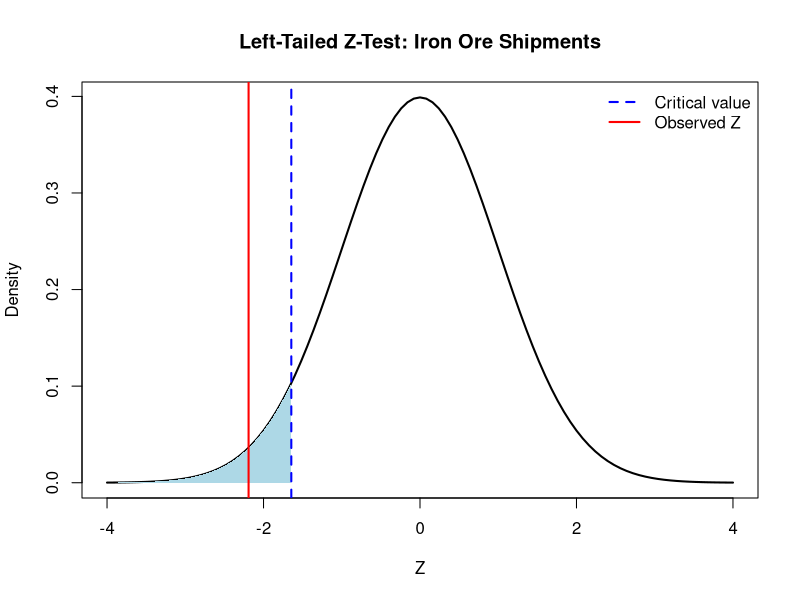
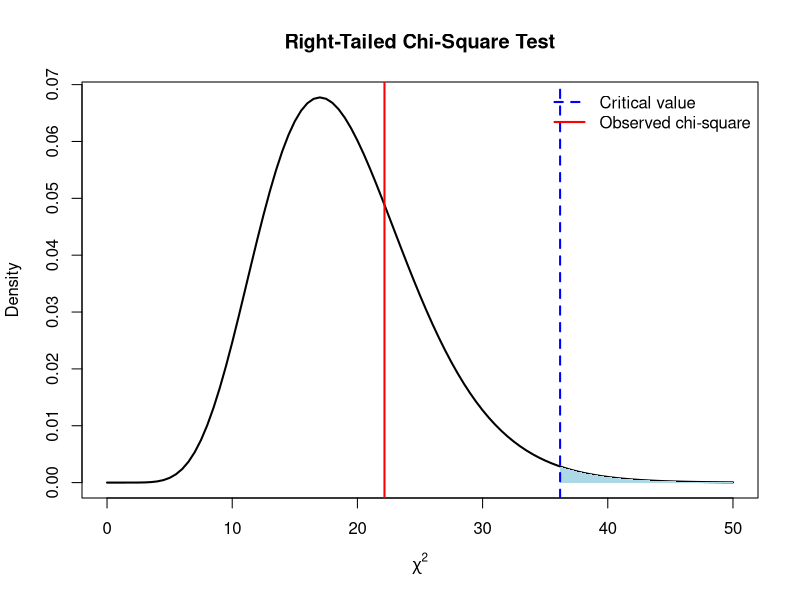

Recreate these plots in R, in order.
## ---- chunk 1
#| include: false
knitr::opts_chunk$set(
  collapse = TRUE, 
  warning = FALSE,
  message = FALSE,
  error = TRUE,
  fig.height = 2.75, 
  fig.width = 4.25,
  fig.env = 'figure',
  fig.pos = 'h',
  fig.align = 'center')
## ---- chunk 2
# P(Z < 1.96)
pnorm(1.96)

# P(Z > 1.96)
pnorm(1.96, lower.tail = FALSE)

# Find z such that P(Z < z) = 0.975
qnorm(0.975)
## ---- chunk 3
# Basket A

p_green_A <- 1 / 10

# Probability of three green balls
alpha_basket <- p_green_A^3

alpha_basket
## ---- chunk 4
# Probability of exactly three green balls
# in three independent draws from Basket A

dbinom(
  x = 3,
  size = 3,
  prob = 0.10
)
## ---- chunk 5
# Basket B

p_green_B <- 4 / 5

# Probability of failing to reject H0
beta_basket <- 1 - p_green_B^3

beta_basket
## ---- chunk 6
# Probability of NOT observing three green balls

1 - dbinom(
  x = 3,
  size = 3,
  prob = 0.80
)
## ---- chunk 7
power_basket <- 1 - beta_basket

power_basket
## ---- chunk 8
alpha_never_reject <- 0

beta_never_reject <- 1

power_never_reject <- 1 - beta_never_reject

alpha_never_reject
beta_never_reject
power_never_reject
## ---- chunk 9
# Given information

mu0_iron <- 80
sigma_iron <- 10
n_iron <- 30
xbar_iron <- 76

alpha_iron <- 0.05

# Calculate the standard error
SE_iron <- sigma_iron / sqrt(n_iron)

# Calculate the Z-test statistic
z_iron <- (xbar_iron - mu0_iron) / SE_iron

z_iron
## ---- chunk 10
# Critical value for a left-tailed test

z_critical_iron <- qnorm(alpha_iron)

z_critical_iron
## ---- chunk 11
# Does the observed test statistic fall
# inside the rejection region?

z_iron < z_critical_iron
## ---- chunk 12
# Left-tailed p-value

pvalue_iron <- pnorm(z_iron)

pvalue_iron
## ---- chunk 13
pvalue_iron < alpha_iron
## ---- chunk 14
#| fig-width: 8
#| fig-height: 4.5

curve(
  dnorm(x),
  from = -4,
  to = 4,
  lwd = 2,
  xlab = "Z",
  ylab = "Density",
  main = "Left-Tailed Z-Test: Iron Ore Shipments"
)

# Shade the rejection region
x_reject <- seq(-4, z_critical_iron, length.out = 300)

polygon(
  c(-4, x_reject, z_critical_iron),
  c(0, dnorm(x_reject), 0),
  col = "lightblue",
  border = NA
)

# Critical value
abline(
  v = z_critical_iron,
  col = "blue",
  lwd = 2,
  lty = 2
)

# Observed test statistic
abline(
  v = z_iron,
  col = "red",
  lwd = 2
)

legend(
  "topright",
  legend = c("Critical value", "Observed Z"),
  col = c("blue", "red"),
  lty = c(2, 1),
  lwd = 2,
  bty = "n"
)
## ---- chunk 15
# For a left-tailed Z-test

pnorm(-1.50)
## ---- chunk 16
# For a right-tailed Z-test

pnorm(1.50, lower.tail = FALSE)
## ---- chunk 17
# For a two-tailed Z-test

z_observed <- 1.50

2 * pnorm(abs(z_observed), lower.tail = FALSE)
## ---- chunk 18
mu0_A <- 50
xbar_A <- 53
n_A <- 64
sigma_A <- 16

alpha_A <- 0.01

z_A <- (xbar_A - mu0_A) /
  (sigma_A / sqrt(n_A))

z_A
## ---- chunk 19
z_critical_A <- qnorm(1 - alpha_A / 2)

z_critical_A

# Negative critical value
-z_critical_A
## ---- chunk 20
abs(z_A) > z_critical_A
## ---- chunk 21
pvalue_A <- 2 * pnorm(
  abs(z_A),
  lower.tail = FALSE
)

pvalue_A
## ---- chunk 22
mu0_B <- 70
xbar_B <- 74
sigma_B <- 12
n_B <- 36

alpha_B <- 0.09

z_B <- (xbar_B - mu0_B) /
  (sigma_B / sqrt(n_B))

z_B
## ---- chunk 23
z_critical_B <- qnorm(1 - alpha_B)

z_critical_B
## ---- chunk 24
pvalue_B <- pnorm(
  z_B,
  lower.tail = FALSE
)

pvalue_B
## ---- chunk 25
# Compare the p-value with three significance levels

alpha_levels_B <- c(0.09, 0.05, 0.01)

data.frame(
  significance_level = alpha_levels_B,
  p_value = rep(pvalue_B, length(alpha_levels_B)),
  reject_H0 = pvalue_B < alpha_levels_B
)
## ---- chunk 26
mu0_chol <- 45.5

xbar_chol <- 44.2

s_chol <- 3.8

n_chol <- 19

alpha_chol <- 0.05

# Degrees of freedom
df_chol <- n_chol - 1

# Standard error
SE_chol <- s_chol / sqrt(n_chol)

# Observed t-test statistic
t_chol <- (xbar_chol - mu0_chol) / SE_chol

df_chol
t_chol
## ---- chunk 27
t_critical_chol <- qt(
  alpha_chol,
  df = df_chol
)

t_critical_chol
## ---- chunk 28
t_chol < t_critical_chol
## ---- chunk 29
pvalue_chol <- pt(
  t_chol,
  df = df_chol
)

pvalue_chol
## ---- chunk 30
# Left-tail cutoff corresponding to 0.05
qt(0.05, df = 18)

# Left-tail cutoff corresponding to 0.10
qt(0.10, df = 18)
## ---- chunk 31
pt(t_chol, df = 18)
## ---- chunk 32
df_right_t <- 25

t_right <- 2.1

# Upper-tail probability 0.025
qt(1 - 0.025, df = df_right_t)

# Upper-tail probability 0.01
qt(1 - 0.01, df = df_right_t)
## ---- chunk 33
pvalue_right_t <- pt(
  t_right,
  df = df_right_t,
  lower.tail = FALSE
)

pvalue_right_t
## ---- chunk 34
df_two_t <- 20

t_two <- 2

# Upper-tail probability 0.05
qt(0.95, df = df_two_t)

# Upper-tail probability 0.025
qt(0.975, df = df_two_t)
## ---- chunk 35
pvalue_two_t <- 2 * pt(
  abs(t_two),
  df = df_two_t,
  lower.tail = FALSE
)

pvalue_two_t
## ---- chunk 36
n_gambler <- 80

X_gambler <- 44

p0_gambler <- 0.49

alpha_gambler <- 0.05

phat_gambler <- X_gambler / n_gambler

phat_gambler
## ---- chunk 37
# Expected successes under H0
n_gambler * p0_gambler

# Expected failures under H0
n_gambler * (1 - p0_gambler)

# Check the conditions
n_gambler * p0_gambler >= 15

n_gambler * (1 - p0_gambler) >= 15
## ---- chunk 38
# Standard error under H0
SE_gambler <- sqrt(
  p0_gambler * (1 - p0_gambler) / n_gambler
)

# Z-test statistic
z_gambler <- (phat_gambler - p0_gambler) /
  SE_gambler

z_gambler
## ---- chunk 39
z_critical_gambler <- qnorm(1 - alpha_gambler)

z_critical_gambler
## ---- chunk 40
z_gambler > z_critical_gambler
## ---- chunk 41
pvalue_gambler <- pnorm(
  z_gambler,
  lower.tail = FALSE
)

pvalue_gambler
## ---- chunk 42
prop.test(
  x = 44,
  n = 80,
  p = 0.49,
  alternative = "greater",
  correct = FALSE
)
## ---- chunk 43
n_gambler2 <- 100

X_gambler2 <- 55

phat_gambler2 <- X_gambler2 / n_gambler2

# Same null proportion
p0_gambler2 <- 0.49

SE_gambler2 <- sqrt(
  p0_gambler2 * (1 - p0_gambler2) / n_gambler2
)

z_gambler2 <- (phat_gambler2 - p0_gambler2) /
  SE_gambler2

z_gambler2
## ---- chunk 44
pvalue_gambler2 <- pnorm(
  z_gambler2,
  lower.tail = FALSE
)

pvalue_gambler2
## ---- chunk 45
data.frame(
  sample_size = c(80, 100),
  wins = c(44, 55),
  sample_proportion = c(
    phat_gambler,
    phat_gambler2
  ),
  z_statistic = c(
    z_gambler,
    z_gambler2
  ),
  p_value = c(
    pvalue_gambler,
    pvalue_gambler2
  )
)
## ---- chunk 46
n_var <- 20

s2_var <- 0.2916

sigma2_0 <- 0.25

alpha_var <- 0.01

# Degrees of freedom
df_var <- n_var - 1

# Chi-square test statistic
chisq_var <- (n_var - 1) * s2_var / sigma2_0

df_var
chisq_var
## ---- chunk 47
chisq_critical_var <- qchisq(
  1 - alpha_var,
  df = df_var
)

chisq_critical_var
## ---- chunk 48
chisq_var > chisq_critical_var
## ---- chunk 49
pvalue_var <- pchisq(
  chisq_var,
  df = df_var,
  lower.tail = FALSE
)

pvalue_var
## ---- chunk 50
#| fig-width: 8
#| fig-height: 4.5

curve(
  dchisq(x, df = df_var),
  from = 0,
  to = 50,
  lwd = 2,
  xlab = expression(chi^2),
  ylab = "Density",
  main = "Right-Tailed Chi-Square Test"
)

# Shade the rejection region
x_reject_chi <- seq(
  chisq_critical_var,
  50,
  length.out = 300
)

polygon(
  c(chisq_critical_var, x_reject_chi, 50),
  c(0, dchisq(x_reject_chi, df = df_var), 0),
  col = "lightblue",
  border = NA
)

abline(
  v = chisq_critical_var,
  col = "blue",
  lwd = 2,
  lty = 2
)

abline(
  v = chisq_var,
  col = "red",
  lwd = 2
)

legend(
  "topright",
  legend = c("Critical value", "Observed chi-square"),
  col = c("blue", "red"),
  lty = c(2, 1),
  lwd = 2,
  bty = "n"
)
## ---- chunk 51
xbar_CI <- 53

sigma_CI <- 16

n_CI <- 64

alpha_CI <- 0.01

z_critical_CI <- qnorm(1 - alpha_CI / 2)

ME_CI <- z_critical_CI * sigma_CI / sqrt(n_CI)

CI_lower <- xbar_CI - ME_CI

CI_upper <- xbar_CI + ME_CI

c(lower = CI_lower, upper = CI_upper)
## ---- chunk 52
mu0_CI <- 50

CI_lower <= mu0_CI && mu0_CI <= CI_upper
## ---- chunk 53
# Example observed Z-statistic
z <- -1.50

# p-value
pnorm(z)

# Critical value at alpha = 0.05
qnorm(0.05)
## ---- chunk 54
z <- 1.50

# p-value
pnorm(z, lower.tail = FALSE)

# Critical value at alpha = 0.05
qnorm(0.95)
## ---- chunk 55
z <- 1.50

# p-value
2 * pnorm(abs(z), lower.tail = FALSE)

# Positive critical value at alpha = 0.05
qnorm(0.975)
## ---- chunk 56
t <- -1.50
df <- 18

# p-value
pt(t, df = df)

# Critical value at alpha = 0.05
qt(0.05, df = df)
## ---- chunk 57
t <- 1.50
df <- 18

# p-value
pt(t, df = df, lower.tail = FALSE)

# Critical value at alpha = 0.05
qt(0.95, df = df)
## ---- chunk 58
t <- 1.50
df <- 18

# p-value
2 * pt(abs(t), df = df, lower.tail = FALSE)

# Positive critical value at alpha = 0.05
qt(0.975, df = df)
## ---- chunk 59
chisq <- 22.16
df <- 19

# p-value
pchisq(chisq, df = df, lower.tail = FALSE)

# Critical value at alpha = 0.01
qchisq(0.99, df = df)
## ---- chunk 60
# Your R code here

## ---- chunk 61
# Your R code here

## ---- chunk 62
# Your R code here

## ---- chunk 63
# Your R code here
